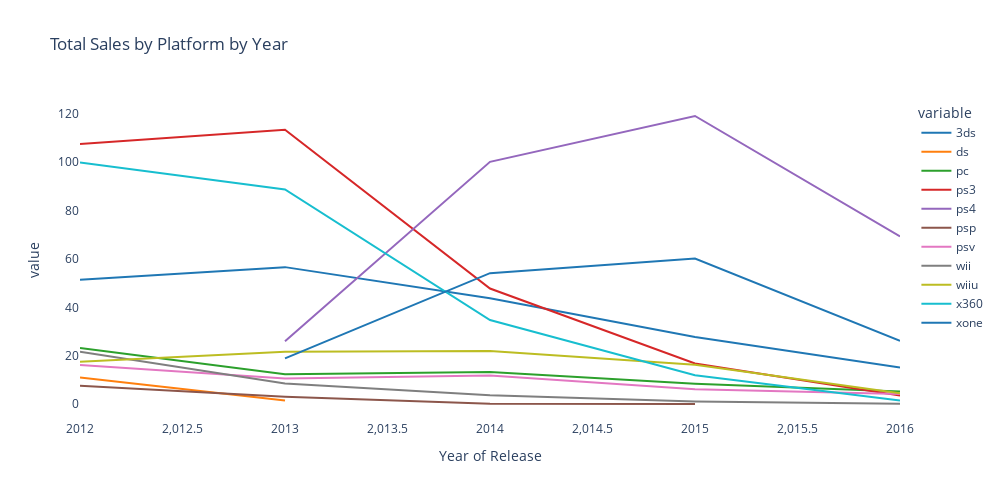

Notebook code for this chart:
### Code cell
# Create bar chart of sales by year of release by platform
sales_p_y_5_line = px.line(years_platform, x='year_of_release', 
                          y=['3ds', 'ds', 'pc', 'ps3', 'ps4', 'psp', 'psv', 'wii', 'wiiu', 'x360', 'xone'],
                          title='Total Sales by Platform by Year',
                          labels={'total_sales':'Total Sales (USD mills)',
                                  'year_of_release':'Year of Release'},
                          color_discrete_sequence=px.colors.qualitative.D3,
                          width=1000, height=500)

sales_p_y_5_line.update_layout({
    'plot_bgcolor':'rgba(0, 0, 0, 0)',
    'paper_bgcolor':'rgba(0, 0, 0, 0)'
})

#! UPDATE X AXIS

sales_p_y_5_line.show()

### Figure 1 — Plotly figure (JSON) as saved in the notebook; plotly's stock layout.template omitted (floating-point values rounded to 4 significant figures)
{"data": [{"hovertemplate": "variable=3ds<br>Year of Release=%{x}<br>value=%{y}<extra></extra>", "legendgroup": "3ds", "line": {"color": "#1F77B4", "dash": "solid"}, "marker": {"symbol": "circle"}, "mode": "lines", "name": "3ds", "orientation": "v", "showlegend": true, "type": "scatter", "x": [2012, 2013, 2014, 2015, 2016], "xaxis": "x", "y": [51.36, 56.57, 43.76, 27.78, 15.14], "yaxis": "y"}, {"hovertemplate": "variable=ds<br>Year of Release=%{x}<br>value=%{y}<extra></extra>", "legendgroup": "ds", "line": {"color": "#FF7F0E", "dash": "solid"}, "marker": {"symbol": "circle"}, "mode": "lines", "name": "ds", "orientation": "v", "showlegend": true, "type": "scatter", "x": [2012, 2013, 2014, 2015, 2016], "xaxis": "x", "y": [11.01, 1.54, null, null, null], "yaxis": "y"}, {"hovertemplate": "variable=pc<br>Year of Release=%{x}<br>value=%{y}<extra></extra>", "legendgroup": "pc", "line": {"color": "#2CA02C", "dash": "solid"}, "marker": {"symbol": "circle"}, "mode": "lines", "name": "pc", "orientation": "v", "showlegend": true, "type": "scatter", "x": [2012, 2013, 2014, 2015, 2016], "xaxis": "x", "y": [23.22, 12.38, 13.28, 8.52, 5.25], "yaxis": "y"}, {"hovertemplate": "variable=ps3<br>Year of Release=%{x}<br>value=%{y}<extra></extra>", "legendgroup": "ps3", "line": {"color": "#D62728", "dash": "solid"}, "marker": {"symbol": "circle"}, "mode": "lines", "name": "ps3", "orientation": "v", "showlegend": true, "type": "scatter", "x": [2012, 2013, 2014, 2015, 2016], "xaxis": "x", "y": [107.4, 113.2, 47.76, 16.82, 3.6], "yaxis": "y"}, {"hovertemplate": "variable=ps4<br>Year of Release=%{x}<br>value=%{y}<extra></extra>", "legendgroup": "ps4", "line": {"color": "#9467BD", "dash": "solid"}, "marker": {"symbol": "circle"}, "mode": "lines", "name": "ps4", "orientation": "v", "showlegend": true, "type": "scatter", "x": [2012, 2013, 2014, 2015, 2016], "xaxis": "x", "y": [null, 25.99, 100, 118.9, 69.25], "yaxis": "y"}, {"hovertemplate": "variable=psp<br>Year of Release=%{x}<br>value=%{y}<extra></extra>", "legendgroup": "psp", "line": {"color": "#8C564B", "dash": "solid"}, "marker": {"symbol": "circle"}, "mode": "lines", "name": "psp", "orientation": "v", "showlegend": true, "type": "scatter", "x": [2012, 2013, 2014, 2015, 2016], "xaxis": "x", "y": [7.69, 3.14, 0.24, 0.12, null], "yaxis": "y"}, {"hovertemplate": "variable=psv<br>Year of Release=%{x}<br>value=%{y}<extra></extra>", "legendgroup": "psv", "line": {"color": "#E377C2", "dash": "solid"}, "marker": {"symbol": "circle"}, "mode": "lines", "name": "psv", "orientation": "v", "showlegend": true, "type": "scatter", "x": [2012, 2013, 2014, 2015, 2016], "xaxis": "x", "y": [16.19, 10.59, 11.9, 6.25, 4.25], "yaxis": "y"}, {"hovertemplate": "variable=wii<br>Year of Release=%{x}<br>value=%{y}<extra></extra>", "legendgroup": "wii", "line": {"color": "#7F7F7F", "dash": "solid"}, "marker": {"symbol": "circle"}, "mode": "lines", "name": "wii", "orientation": "v", "showlegend": true, "type": "scatter", "x": [2012, 2013, 2014, 2015, 2016], "xaxis": "x", "y": [21.71, 8.59, 3.75, 1.14, 0.18], "yaxis": "y"}, {"hovertemplate": "variable=wiiu<br>Year of Release=%{x}<br>value=%{y}<extra></extra>", "legendgroup": "wiiu", "line": {"color": "#BCBD22", "dash": "solid"}, "marker": {"symbol": "circle"}, "mode": "lines", "name": "wiiu", "orientation": "v", "showlegend": true, "type": "scatter", "x": [2012, 2013, 2014, 2015, 2016], "xaxis": "x", "y": [17.56, 21.65, 22.03, 16.35, 4.6], "yaxis": "y"}, {"hovertemplate": "variable=x360<br>Year of Release=%{x}<br>value=%{y}<extra></extra>", "legendgroup": "x360", "line": {"color": "#17BECF", "dash": "solid"}, "marker": {"symbol": "circle"}, "mode": "lines", "name": "x360", "orientation": "v", "showlegend": true, "type": "scatter", "x": [2012, 2013, 2014, 2015, 2016], "xaxis": "x", "y": [99.74, 88.58, 34.74, 11.96, 1.52], "yaxis": "y"}, {"hovertemplate": "variable=xone<br>Year of Release=%{x}<br>value=%{y}<extra></extra>", "legendgroup": "xone", "line": {"color": "#1F77B4", "dash": "solid"}, "marker": {"symbol": "circle"}, "mode": "lines", "name": "xone", "orientation": "v", "showlegend": true, "type": "scatter", "x": [2012, 2013, 2014, 2015, 2016], "xaxis": "x", "y": [null, 18.96, 54.07, 60.14, 26.15], "yaxis": "y"}], "layout": {"height": 500, "legend": {"title": {"text": "variable"}, "tracegroupgap": 0}, "paper_bgcolor": "rgba(0, 0, 0, 0)", "plot_bgcolor": "rgba(0, 0, 0, 0)", "title": {"text": "Total Sales by Platform by Year"}, "width": 1000, "xaxis": {"anchor": "y", "domain": [0, 1], "title": {"text": "Year of Release"}}, "yaxis": {"anchor": "x", "domain": [0, 1], "title": {"text": "value"}}}}
